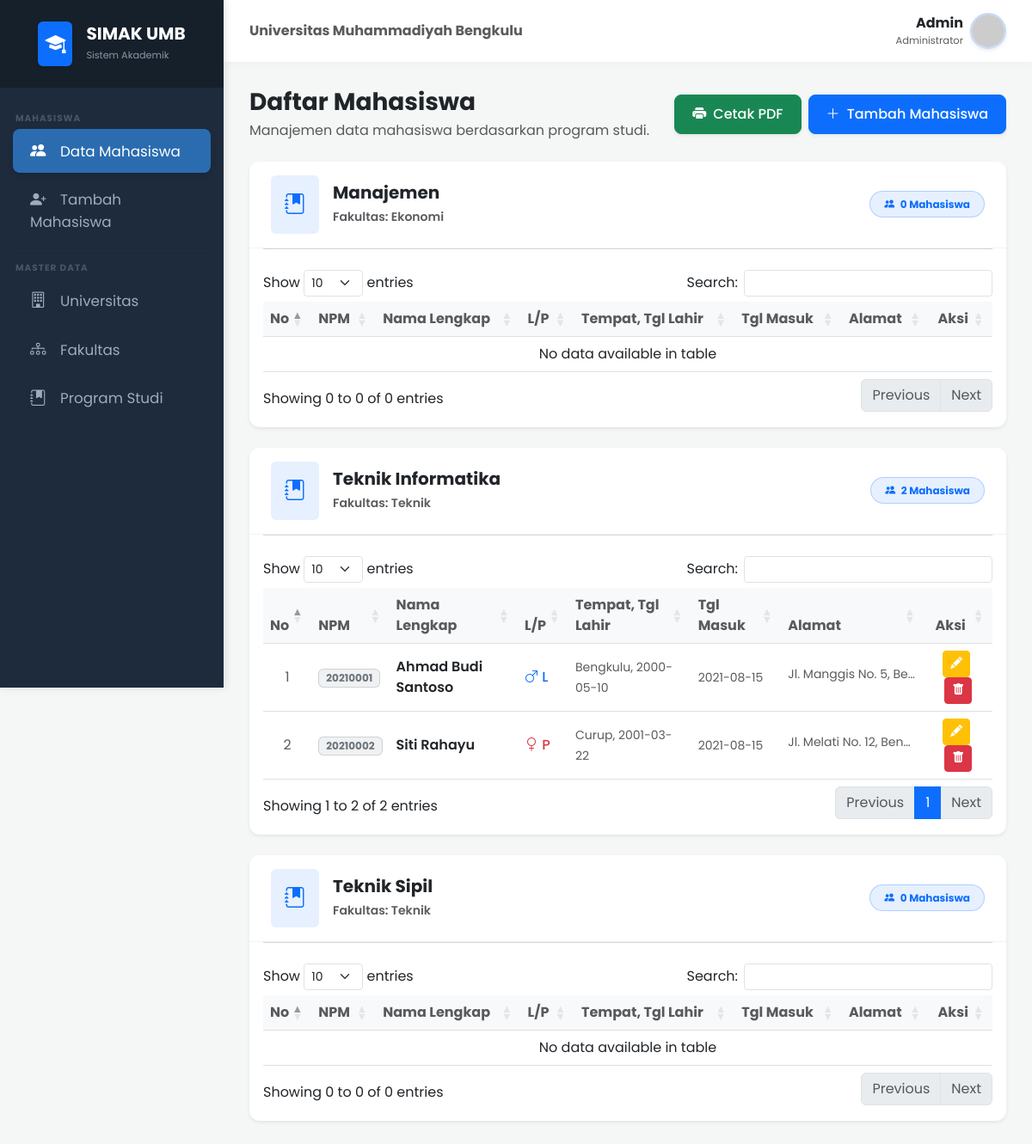
/ (signed in), run on the app's committed database.
### tables this page shows
CREATE TABLE IF NOT EXISTS `program_studi` (
  `id_prodi` INT AUTO_INCREMENT PRIMARY KEY,
  `nama_prodi` VARCHAR(255) NOT NULL,
  `id_fakultas` INT DEFAULT NULL,
  FOREIGN KEY (`id_fakultas`) REFERENCES `fakultas`(`id_fakultas`) ON DELETE SET NULL ON UPDATE CASCADE
);

CREATE TABLE IF NOT EXISTS `fakultas` (
  `id_fakultas` INT AUTO_INCREMENT PRIMARY KEY,
  `nama_fakultas` VARCHAR(255) NOT NULL,
  `id_universitas` INT DEFAULT NULL,
  FOREIGN KEY (`id_universitas`) REFERENCES `universitas`(`id_universitas`) ON DELETE SET NULL ON UPDATE CASCADE
);

CREATE TABLE IF NOT EXISTS `mahasiswa` (
  `npm` VARCHAR(20) PRIMARY KEY,
  `nama_mahasiswa` VARCHAR(255) NOT NULL,
  `jenis_kelamin` ENUM('Laki-laki','Perempuan') NOT NULL,
  `tempat_lahir` VARCHAR(100) NOT NULL,
  `tanggal_lahir` DATE NOT NULL,
  `tanggal_masuk` DATE NOT NULL,
  `alamat` TEXT,
  `password` VARCHAR(255) NOT NULL,
  `id_prodi` INT DEFAULT NULL,
  FOREIGN KEY (`id_prodi`) REFERENCES `program_studi`(`id_prodi`) ON DELETE SET NULL ON UPDATE CASCADE
);

### index.php (the view, shortened to what this page needs)
<?php
require_once __DIR__ . '/includes/header.php';
$db = getDB();
$prodi_list = $db->query("
    SELECT p.id_prodi, p.nama_prodi, f.nama_fakultas
    FROM program_studi p
    JOIN fakultas f ON p.id_fakultas = f.id_fakultas
    ORDER BY f.nama_fakultas, p.nama_prodi
")->fetchAll();
$mahasiswa_by_prodi = [];
foreach ($prodi_list as $prodi) {
    $stmt = $db->prepare("SELECT * FROM mahasiswa WHERE id_prodi = ? ORDER BY nama_mahasiswa");
    $stmt->execute([$prodi['id_prodi']]);
    $mahasiswa_by_prodi[$prodi['id_prodi']] = $stmt->fetchAll();
}
?>
<div class="d-flex justify-content-between align-items-center mb-4">
    <div>
        <h3 class="fw-bold text-dark mb-1">Daftar Mahasiswa</h3>
        <p class="text-muted mb-0">Manajemen data mahasiswa berdasarkan program studi.</p>
    </div>
    <div class="d-flex gap-2">
        <a href="<?= BASE_URL ?>/mahasiswa/cetak.php" target="_blank" class="btn btn-success btn-custom shadow-sm">
            <i class="bi bi-printer-fill me-1"></i> Cetak PDF
        </a>
        <a href="<?= BASE_URL ?>/mahasiswa/tambah.php" class="btn btn-primary btn-custom shadow-sm">
            <i class="bi bi-plus-lg me-1"></i> Tambah Mahasiswa
        </a>
    </div>
</div>
<?php foreach ($prodi_list as $prodi): ?>
<?php $mhs_list = $mahasiswa_by_prodi[$prodi['id_prodi']]; ?>
<div class="card shadow-sm border-0 mb-4">
    <div class="card-header d-flex justify-content-between align-items-center bg-white py-3">
        <div class="d-flex align-items-center gap-3">
            <div class="bg-primary bg-opacity-10 text-primary p-3 rounded">
                <i class="bi bi-journal-bookmark-fill fs-4"></i>
            </div>
            <div>
                <h5 class="mb-1 fw-bold text-dark"><?= htmlspecialchars($prodi['nama_prodi']) ?></h5>
                <small class="text-muted fw-semibold">Fakultas: <?= htmlspecialchars($prodi['nama_fakultas']) ?></small>
            </div>
        </div>
        <span class="badge bg-primary bg-opacity-10 text-primary rounded-pill px-3 py-2 border border-primary border-opacity-25">
            <i class="bi bi-people-fill me-1"></i> <?= count($mhs_list) ?> Mahasiswa
        </span>
    </div>
    <div class="card-body pt-0">
        <hr class="mt-0 mb-4 text-muted opacity-25">
        <div class="table-responsive">
            <table class="table table-hover align-middle datatable w-100" id="tbl-prodi-<?= $prodi['id_prodi'] ?>">
                <thead class="table-light">
                    <tr>
                        <th class="text-center text-muted" width="5%">No</th>
                        <th class="text-muted">NPM</th>
                        <th class="text-muted">Nama Lengkap</th>
                        <th class="text-muted">L/P</th>
                        <th class="text-muted">Tempat, Tgl Lahir</th>
                        <th class="text-muted">Tgl Masuk</th>
                        <th class="text-muted">Alamat</th>
                        <th class="text-center text-muted">Aksi</th>
                    </tr>
                </thead>
                <tbody>
                    <?php foreach ($mhs_list as $i => $mhs): ?>
                    <tr>
                        <td class="text-center text-muted"><?= $i + 1 ?></td>
                        <td><span class="badge bg-secondary bg-opacity-10 text-secondary border border-secondary border-opacity-25 px-2 py-1"><?= htmlspecialchars($mhs['npm']) ?></span></td>
                        <td class="fw-semibold text-dark"><?= htmlspecialchars($mhs['nama_mahasiswa']) ?></td>
                        <td>
                            <?php if ($mhs['jenis_kelamin'] === 'Laki-laki'): ?>
                                <span class="text-primary fw-medium"><i class="bi bi-gender-male"></i> L</span>
                            <?php else: ?>
                                <span class="text-danger fw-medium"><i class="bi bi-gender-female"></i> P</span>
                            <?php endif; ?>
                        </td>
                        <td class="text-muted"><small><?= htmlspecialchars($mhs['tempat_lahir']) ?>, <?= $mhs['tanggal_lahir'] ?></small></td>
                        <td class="text-muted"><small><?= $mhs['tanggal_masuk'] ?></small></td>
                        <td><small class="text-muted d-inline-block text-truncate" style="max-width:150px" title="<?= htmlspecialchars($mhs['alamat']) ?>"><?= htmlspecialchars($mhs['alamat']) ?></small></td>
                        <td class="text-center">
                            <a href="<?= BASE_URL ?>/mahasiswa/edit.php?npm=<?= urlencode($mhs['npm']) ?>" class="btn btn-sm btn-warning text-white me-1" title="Edit">
                                <i class="bi bi-pencil-fill"></i>
                            </a>
                            <a href="<?= BASE_URL ?>/mahasiswa/hapus.php?npm=<?= urlencode($mhs['npm']) ?>"
                               class="btn btn-sm btn-danger" title="Hapus"
                               onclick="return confirm('Yakin ingin menghapus data mahasiswa ini?')">
                                <i class="bi bi-trash-fill"></i>
                            </a>
                        </td>
                    </tr>
                    <?php endforeach; ?>
                </tbody>
            </table>
        </div>
    </div>
</div>
<?php endforeach; ?>
<?php require_once __DIR__ . '/includes/footer.php'; ?>

### includes/header.php (shortened to what this page needs)
<?php
$current = basename(dirname($_SERVER['PHP_SELF'])) . '/' . basename($_SERVER['PHP_SELF']);
function isActive(string $page): string {
    global $current;
    return str_contains($current, $page) ? 'active' : '';
}
?>
<!DOCTYPE html>
<html lang="id">
<head>
    <link href="https://cdn.jsdelivr.net/npm/bootstrap@5.3.0/dist/css/bootstrap.min.css" rel="stylesheet">
    <link href="https://cdn.jsdelivr.net/npm/bootstrap-icons@1.10.5/font/bootstrap-icons.css" rel="stylesheet">
    <link href="https://cdn.datatables.net/1.13.6/css/dataTables.bootstrap5.min.css" rel="stylesheet">
</head>
<body>
<div class="wrapper d-flex">
    <nav id="sidebar">
        <div class="sidebar-header">
            <div class="d-flex align-items-center justify-content-center gap-3">
                <div class="bg-primary rounded p-2 text-white shadow-sm">
                    <i class="bi bi-mortarboard-fill fs-4"></i>
                </div>
                <div class="text-start">
                    <h5 class="mb-0 fw-bold"><?= APP_NAME ?></h5>
                    <small style="color:#8a96a8;font-size:.7rem;">Sistem Akademik</small>
                </div>
            </div>
        </div>
        <ul class="list-unstyled components">
            <span class="menu-label">Mahasiswa</span>
            <li class="<?= isActive('index') && !isActive('universitas') && !isActive('fakultas') && !isActive('prodi') ? 'active' : '' ?>">
                <a href="<?= BASE_URL ?>/index.php"><i class="bi bi-people-fill"></i> Data Mahasiswa</a>
            </li>
            <li class="<?= isActive('mahasiswa/tambah') ?>">
                <a href="<?= BASE_URL ?>/mahasiswa/tambah.php"><i class="bi bi-person-plus-fill"></i> Tambah Mahasiswa</a>
            </li>
            <hr class="sidebar-divider">
            <span class="menu-label">Master Data</span>
            <li class="<?= isActive('universitas') ?>">
                <a href="<?= BASE_URL ?>/universitas/index.php"><i class="bi bi-building"></i> Universitas</a>
            </li>
            <li class="<?= isActive('fakultas') ?>">
                <a href="<?= BASE_URL ?>/fakultas/index.php"><i class="bi bi-diagram-3"></i> Fakultas</a>
            </li>
            <li class="<?= isActive('prodi') ?>">
                <a href="<?= BASE_URL ?>/prodi/index.php"><i class="bi bi-journal-bookmark-fill"></i> Program Studi</a>
            </li>
        </ul>
    </nav>
    <div id="content">
        <div class="top-navbar">
            <div>
                <h6 class="mb-0 text-muted fw-bold"><?= APP_SUBTITLE ?></h6>
            </div>
            <div class="d-flex align-items-center gap-3">
                <div class="dropdown">
                    <button class="btn d-flex align-items-center gap-2 p-0 border-0 bg-transparent" type="button" data-bs-toggle="dropdown">
                        <div class="text-end d-none d-md-block">
                            <div class="fw-bold fs-6 text-dark"><?= htmlspecialchars($_SESSION['admin_nama'] ?? 'Admin') ?></div>
                            <div class="text-muted" style="font-size:.72rem;">Administrator</div>
                        </div>
                        <img src="https://ui-avatars.com/api/?name=<?= urlencode($_SESSION['admin_nama'] ?? 'Admin') ?>&background=2b6cb0&color=fff&bold=true"
                             class="rounded-circle shadow-sm border border-2 border-primary border-opacity-25"
                             width="42" alt="Admin">
                    </button>
                </div>
            </div>
        </div>
        <div class="main-container">

### includes/footer.php (shortened to what this page needs)
        </div>
    </div>
</div>
</body>
</html>

### includes/header.php (style rules this page uses)
body { font-family: 'Poppins', sans-serif; background-color: #f4f7f6; overflow-x: hidden; }
#sidebar { min-width: 260px; max-width: 260px; min-height: 100vh; background: #1e2b3c; color: #fff; position: fixed; box-shadow: 2px 0 10px rgba(0,0,0,.1); z-index: 999; }
#sidebar .sidebar-header { padding: 25px 20px; background: #15202b; text-align: center; border-bottom: 1px solid rgba(255,255,255,.05); }
#sidebar ul.components { padding: 15px 0; }
#sidebar ul li { margin-bottom: 5px; padding: 0 15px; }
#sidebar ul li a { padding: 12px 20px; font-size: 1.05em; display: block; color: #a0aabf; text-decoration: none; border-radius: 8px; transition: .3s ease; }
#sidebar ul li a:hover, #sidebar ul li.active > a { color: #fff; background: #2b6cb0; box-shadow: 0 4px 6px rgba(0,0,0,.1); }
#sidebar ul li a i { margin-right: 12px; font-size: 1.1em; }
#content { width: calc(100% - 260px); margin-left: 260px; min-height: 100vh; }
.top-navbar { background: #fff; padding: 15px 30px; box-shadow: 0 2px 10px rgba(0,0,0,.03); margin-bottom: 30px; display: flex; justify-content: space-between; align-items: center; }
.main-container { padding: 0 30px 40px; }
.card { border: none; border-radius: 12px; box-shadow: 0 5px 20px rgba(0,0,0,.03); margin-bottom: 30px; overflow: hidden; }
.card-header { background-color: #fff; border-bottom: 1px solid #f0f2f5; padding: 20px 25px; }
.btn-custom { border-radius: 8px; padding: 10px 20px; font-weight: 500; }
.menu-label { color: #4a5568; font-size: .65rem; letter-spacing: .1em; padding: 0 18px; display: block; font-weight: 700; text-transform: uppercase; margin-top: 12px; margin-bottom: 4px; }
hr.sidebar-divider { border-color: rgba(255,255,255,.07); margin: 8px 15px; }

### data on the page
program_studi: nama_prodi "Manajemen", id_fakultas.nama_fakultas "Ekonomi", id_prodi "0"
program_studi: nama_prodi "Teknik Informatika", id_fakultas.nama_fakultas "Teknik", id_prodi "2"
mahasiswa: npm "20210001", nama_mahasiswa "Ahmad Budi Santoso", jenis_kelamin "Laki-laki" (drawn), tempat_lahir "Bengkulu", tanggal_lahir "2000-05-10", tanggal_masuk "2021-08-15", alamat "Jl. Manggis No. 5, Be…"
mahasiswa: npm "20210002", nama_mahasiswa "Siti Rahayu", jenis_kelamin "Perempuan" (drawn), tempat_lahir "Curup", tanggal_lahir "2001-03-22", tanggal_masuk "2021-08-15", alamat "Jl. Melati No. 12, Ben…"
program_studi: nama_prodi "Teknik Sipil", id_fakultas.nama_fakultas "Teknik", id_prodi "0"

### other printed values
APP_NAME "SIMAK UMB"
APP_SUBTITLE "Universitas Muhammadiyah Bengkulu"
$_SESSION['admin_nama'] "Admin"
